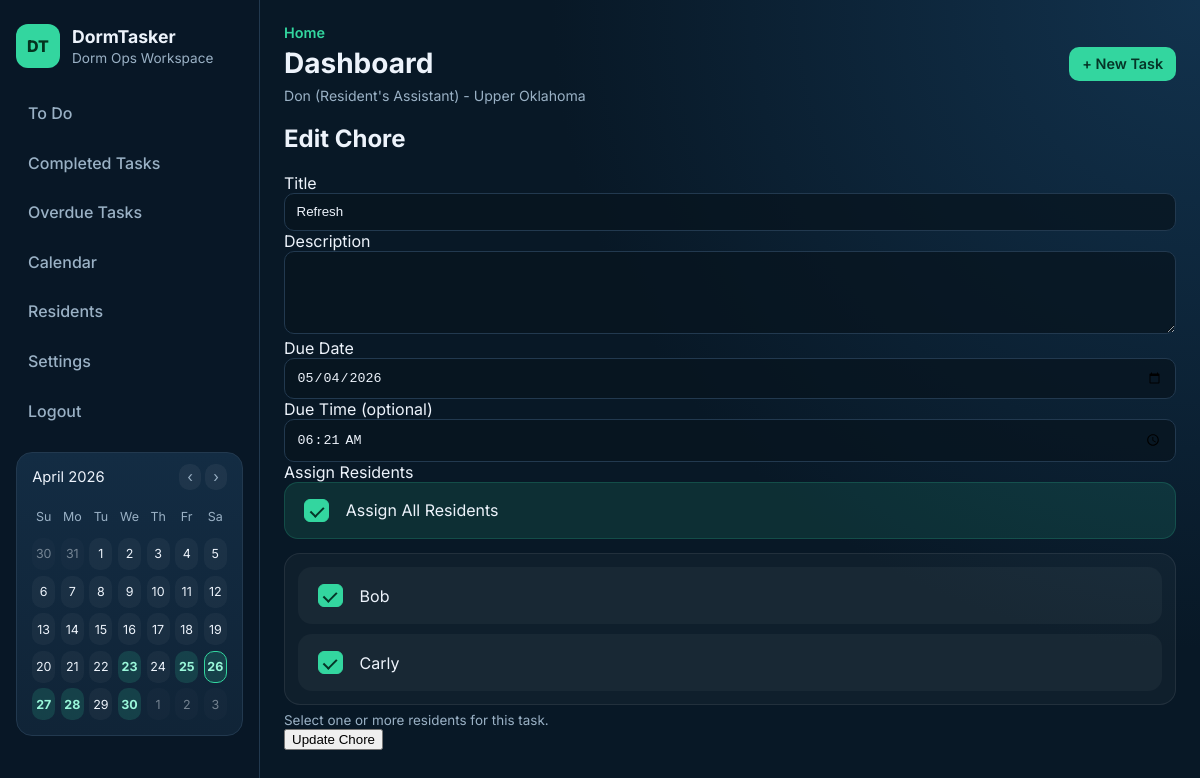
/chores/21/edit (signed in), run on the app's committed database.
### tables this page shows
CREATE TABLE users (
            id INTEGER PRIMARY KEY AUTOINCREMENT,
            name TEXT NOT NULL,
            role TEXT NOT NULL CHECK (role IN ('RA', 'Resident'))
        , email TEXT, password_hash TEXT, room_id INTEGER);

CREATE TABLE rooms (
            id INTEGER PRIMARY KEY AUTOINCREMENT,
            room_name TEXT NOT NULL,
            room_code TEXT NOT NULL UNIQUE,
            created_by INTEGER,
            FOREIGN KEY (created_by) REFERENCES users (id)
        );

CREATE TABLE chores (
            id INTEGER PRIMARY KEY AUTOINCREMENT,
            title TEXT NOT NULL,
            description TEXT,
            due_date TEXT,
            status TEXT
        , room_id INTEGER, created_by INTEGER, due_time TEXT);

### app.py (the view, shortened to what this page needs)
@app.route("/chores/<int:chore_id>/edit", methods=["GET", "POST"])
@login_required
def edit_chore(chore_id):
    if g.current_user["role"] != "RA":
        flash("Only Resident's Assistants can edit tasks.", "error")
        return redirect(url_for("dashboard"))
    residents = service.get_residents(room_id=g.current_user["room_id"])
    try:
        chore = service.get_chore(chore_id, room_id=g.current_user["room_id"])
    except ChoreError as error:
        flash(str(error), "error")
        return redirect(url_for("dashboard"))
    return render_template("edit_chore.html", chore=chore, residents=residents)

### app.py (called while the page is built)
def _format_user_role(role):
    return "Resident's Assistant" if role == "RA" else role

@app.before_request
def load_current_user():
    user_id = session.get("user_id")
    g.current_user = get_user_by_id(user_id) if user_id else None

@app.context_processor
def inject_current_user():
    current_user = g.get("current_user")
    if current_user:
        if current_user["role"] == "RA":
            chore_list = service.get_chores(room_id=current_user["room_id"])
        else:
            chore_list = service.get_resident_chores(current_user["id"], room_id=current_user["room_id"])
        calendar_data = _calendar_context(chore_list)
    else:
        calendar_data = {}
    return {
        "current_user": current_user,
        "current_path": request.path,
        "current_user_role_text": _format_user_role(current_user["role"]) if current_user else None,
        **calendar_data,
    }

### auth.py (called while the page is built)
def login_required(func):
    @wraps(func)
    def wrapper(*args, **kwargs):
        if not session.get("user_id"):
            flash("Please log in to continue.", "error")
            return redirect(url_for("login"))
        return func(*args, **kwargs)
    return wrapper

def get_user_by_id(user_id):
    conn = get_db_connection()
    user = conn.execute(
        """
        SELECT u.id, u.name, u.email, u.role, u.room_id, r.room_name, r.room_code
        FROM users u
        LEFT JOIN rooms r ON u.room_id = r.id
        WHERE u.id = ?
        """,
        (user_id,),
    ).fetchone()
    conn.close()
    return dict(user) if user else None

### database.py (called while the page is built)
def get_db_connection():
    conn = sqlite3.connect(DB_PATH)
    conn.row_factory = sqlite3.Row
    return conn

### services.py (called while the page is built)
    @staticmethod
    def _format_due_label(due_date: Optional[str], due_time: Optional[str]) -> str:
        if not due_date:
            return "No due date"
        parsed_date = datetime.strptime(due_date, "%Y-%m-%d").strftime("%B %d, %Y")
        if due_time:
            parsed_time = datetime.strptime(due_time, "%H:%M").strftime("%I:%M %p").lstrip("0")
            return f"Due: {parsed_date} at {parsed_time}"
        return f"Due: {parsed_date}"

    @staticmethod
    def _map_chore(row) -> Chore:
        return Chore(
            id=row["id"],
            title=row["title"],
            description=row["description"] or "",
            due_date=row["due_date"],
            status=row["status"],
        )

### templates/edit_chore.html (shortened to what this page needs)
{% extends "base.html" %}
{% block content %}
    <h2>Edit Chore</h2>
    <form method="post" class="chore-form">
        <label for="title">Title</label>
        <input type="text" id="title" name="title" value="{{ chore.title }}" required>
        <label for="description">Description</label>
        <textarea id="description" name="description" rows="4">{{ chore.description }}</textarea>
        <label for="due_date">Due Date</label>
        <input type="date" id="due_date" name="due_date" value="{{ chore.due_date }}" required>
        <label for="due_time">Due Time (optional)</label>
        <input type="time" id="due_time" name="due_time" value="{{ chore.due_time }}">
        <label>Assign Residents</label>
        {% set all_assigned = residents|length > 0 and residents|length == chore.resident_ids|length %}
        <div class="resident-picker">
            <label class="checkbox-control checkbox-strong">
                <input type="checkbox" id="assign_all" name="resident_ids" value="all" {% if all_assigned %}checked{% endif %}>
                <span>Assign All Residents</span>
            </label>
            <div class="resident-list">
                {% for resident in residents %}
                    <label class="checkbox-control">
                        <input type="checkbox" class="resident-checkbox" name="resident_ids" value="{{ resident.id }}" {% if resident.id in chore.resident_ids %}checked{% endif %}>
                        <span>{{ resident.name }}</span>
                    </label>
                {% endfor %}
            </div>
        </div>
        <p class="field-note">Select one or more residents for this task.</p>
        <button type="submit">Update Chore</button>
    </form>
{% endblock %}

### templates/base.html (shortened to what this page needs)
<!DOCTYPE html>
<html lang="en">
<head>
    <link rel="stylesheet" href="{{ url_for('static', filename='style.css') }}">
</head>
<body>
    <div class="app-shell">
        <aside class="sidebar">
            <div class="brand">
                <span class="brand-badge">DT</span>
                <div>
                    <h1>DormTasker</h1>
                    <p>Dorm Ops Workspace</p>
                </div>
            </div>
            <nav class="sidebar-nav">
                {% if current_user %}
                    <a href="{{ url_for('dashboard') }}" class="nav-link{% if current_path == url_for('dashboard') %} active{% endif %}">To Do</a>
                    {% if current_user.role == "RA" %}
                        <a href="{{ url_for('completed_tasks') }}" class="nav-link{% if current_path == url_for('completed_tasks') %} active{% endif %}">Completed Tasks</a>
                        <a href="{{ url_for('overdue_tasks') }}" class="nav-link{% if current_path == url_for('overdue_tasks') %} active{% endif %}">Overdue Tasks</a>
                        <a href="{{ url_for('calendar_view') }}" class="nav-link{% if current_path == url_for('calendar_view') %} active{% endif %}">Calendar</a>
                        <a href="{{ url_for('residents') }}" class="nav-link{% if current_path == url_for('residents') %} active{% endif %}">Residents</a>
                        <a href="{{ url_for('settings') }}" class="nav-link{% if current_path == url_for('settings') %} active{% endif %}">Settings</a>
                    {% endif %}
                    <a href="{{ url_for('logout') }}" class="nav-link">Logout</a>
                {% else %}
                    <a href="{{ url_for('login') }}" class="nav-link">Login</a>
                    <a href="{{ url_for('register') }}" class="nav-link">Register</a>
                {% endif %}
            </nav>
            {% if current_user %}
                <section class="sidebar-card sidebar-calendar">
                    <div class="calendar-head">
                        <span>{{ calendar_label }}</span>
                        <div class="calendar-nav">
                            <a href="{{ current_path }}?calendar_month={{ calendar_prev }}">‹</a>
                            <a href="{{ current_path }}?calendar_month={{ calendar_next }}">›</a>
                        </div>
                    </div>
                    <div class="calendar-grid">
                        {% for day in calendar_weekdays %}
                            <span class="calendar-weekday">{{ day }}</span>
                        {% endfor %}
                        {% for cell in calendar_cells %}
                            <span class="calendar-cell{% if cell.month != calendar_month or cell.year != calendar_year %} calendar-muted{% endif %}{% if cell.day in calendar_due_days and cell.month == calendar_month and cell.year == calendar_year %} calendar-has-event{% endif %}{% if cell == calendar_current_date %} calendar-today{% endif %}">{{ cell.day }}</span>
                        {% endfor %}
                    </div>
                </section>
            {% endif %}
        </aside>
        <div class="main-panel">
            <header class="topbar">
                <div>
                    <p class="topbar-eyebrow">Home</p>
                    <h2 class="topbar-title">{% block page_title %}{{ page_title or 'Dashboard' }}{% endblock %}</h2>
                    {% if current_user %}
                        <p class="user-context">
                            {{ current_user.name }} ({{ current_user_role_text }}) - {{ current_user.room_name or "No Room" }}
                        </p>
                    {% endif %}
                </div>
                {% if current_user and current_user.role == "RA" %}
                    <a class="btn btn-primary" href="{{ url_for('create_chore') }}">+ New Task</a>
                {% elif not current_user %}
                    <a class="btn btn-primary" href="{{ url_for('register') }}">Join Dorm Room</a>
                {% endif %}
            </header>
            <main class="content">
                {% block content %}{% endblock %}
            </main>
        </div>
    </div>
</body>
</html>

### data on the page
users: name "Don"
rooms: room_name "Upper Oklahoma"
chores: title "Refresh", due_date "05/04/2026", due_time "06:21"
users: resident_ids "☑", name "Bob"
users: resident_ids "☑", name "Carly"

### other printed values
{{ calendar_label }} "April 2026"
{{ day }} "Su" "Mo" "Tu" "We" "Th" "Fr" "Sa"
{{ cell.day }} "30" "31" "1" "2" "3" "4" "5" "6" "7" "8" "9" "10" "11" "12" "13" "14" "15" "16" "17" "18" "19" "20" "21" "22" "23" "24" "25" "26" "27" "28" "29" "30" "1" "2" "3"
{{ page_title or 'Dashboard' }} "Dashboard"
{{ current_user_role_text }} "Resident's Assistant"
